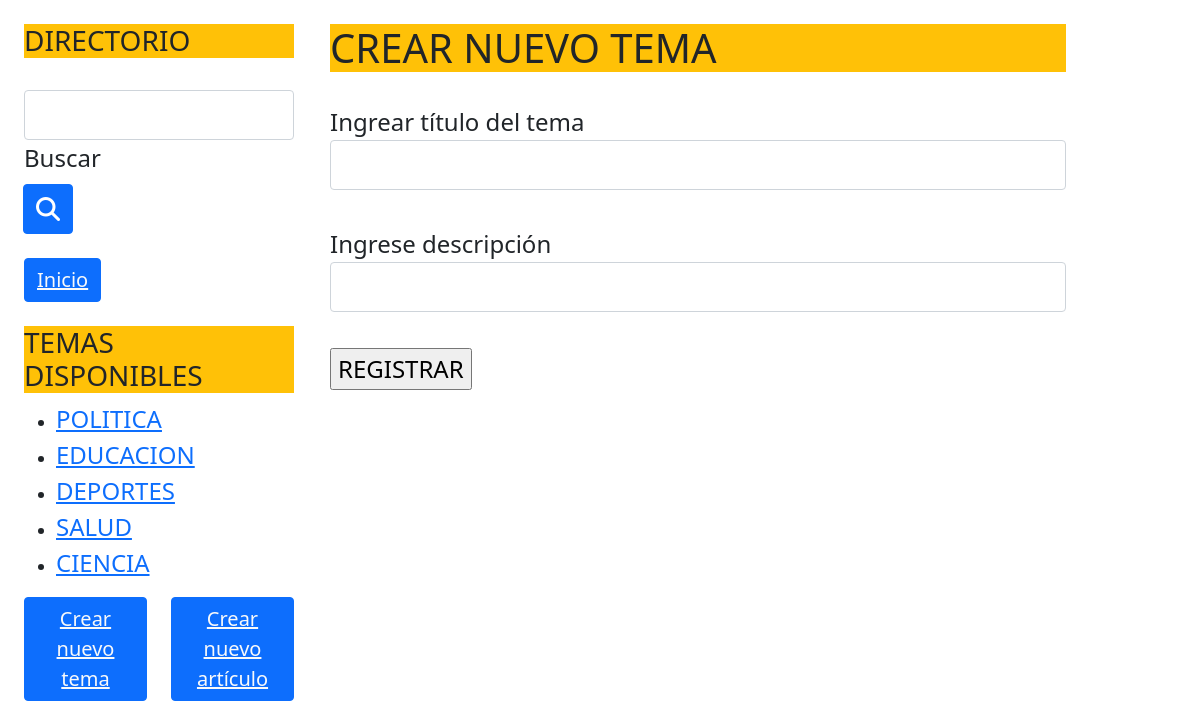
Page /nuevoTema on the committed database.
### wikiApp/models.py (models this page shows)
class Tema( models.Model ):
    nombreTema = models.CharField(max_length=48, null=True, blank=True)
    descripcionTema = models.CharField(max_length=256, null=True, blank=True)

### wikiApp/views.py (the view, shortened to what this page needs)
# urls.py: path('nuevoTema', views.nuevoTema, name='nuevoTema' ),
def nuevoTema(request):
    temasRegistrados = Tema.objects.all().order_by('id')
    return render(request, 'nuevoTema.html', {'temasRegistrados':temasRegistrados})

### wikiApp/templates/nuevoTema.html (shortened to what this page needs)
{% extends "layout.html" %}
{% block contenido %}
    <br>
    <div class="h1 bg-warning">CREAR NUEVO TEMA</div>
    <br>
    <div>
    <form class="fs-4" method="post" action="{% url 'wikiApp:nuevoTema' %}">
        <div class="form-group">
            <label for="nombreTemaInput">Ingrear título del tema</label>
            <input type="text" class="form-control fs-4" name="nombreTema" id="nombreTemaInput" >
        </div>
        <br>
        <div class="form-group">
            <label for="descripcionTemaInput">Ingrese descripción</label>
            <input type="text" class="form-control fs-4" name="descripcionTema" id="descripcionTemaInput">
        </div>
        <br>
        <div>
            <input type="submit" value="REGISTRAR">
        </div>
    </form>
    </div>
{% endblock %}

### wikiApp/templates/layout.html (shortened to what this page needs)
{% load static %}
<!DOCTYPE html>
<html lang="es">
<head>
        <link href="https://cdn.jsdelivr.net/npm/bootstrap@5.0.2/dist/css/bootstrap.min.css" rel="stylesheet">
        <link rel="stylesheet" href="https://cdnjs.cloudflare.com/ajax/libs/font-awesome/6.4.0/css/all.min.css" />
</head>
<body>
        <div class="row px-4">
            <div class="col-3">
                <br>
                <div class="h3 bg-warning"> DIRECTORIO </div>
                <br>
                <div>
                <form class="row" method="post" action="{% url 'wikiApp:resultadosBusqueda' %}">
                    <div class="input-group">
                        <div class="form-outline" data-mdb-input-init>
                            <input type="search" id="form1" class="form-control fs-4" name="buscarArticulo" required/>
                            <label class="form-label fs-4" for="form1">Buscar</label>
                        </div>
                        <div>
                            <button type="submit" class="btn btn-primary fs-4" data-mdb-ripple-init>
                            <i class="fas fa-search"></i>
                            </button>
                        </div>
                    </div>
                </form>
                </div>
                <br>
                    <div class="col-5">
                        <button type="button" class="btn btn-primary"><a class="link-light fs-5" href="{% url 'wikiApp:principal' %}">Inicio</a></button>
                    </div>
                <br>
                <div>
                    <div class="h3 bg-warning">TEMAS DISPONIBLES</div>
                    <ul>
                        {% for tema in temasRegistrados %}
                            <li><a class="fs-4" href="{% url 'wikiApp:articulosPorTema' tema.id %}">{{ tema.nombreTema }}</a></li>
                        {% endfor %}
                    </ul>
                </div>
                <div class="row justify-content-around">
                    <div class="col-6">
                        <button type="button" class="btn btn-primary"><a class="link-light fs-5" href="{% url 'wikiApp:nuevoTema' %}">Crear nuevo tema</a></button>
                    </div>
                    <div class="col-6">
                        <button type="button" class="btn btn-primary"><a class="link-light fs-5" href="{% url 'wikiApp:nuevoArticulo' %}">Crear nuevo artículo</a></button>
                    </div>
                </div>
            </div>
            <div class="px-4 col-8">
                {% block contenido %}
                {% endblock %}
            </div>
        </div>
</body>
</html>

### rows in the picture
Tema: nombreTema "POLITICA"
Tema: nombreTema "EDUCACION"
Tema: nombreTema "DEPORTES"
Tema: nombreTema "SALUD"
Tema: nombreTema "CIENCIA"
